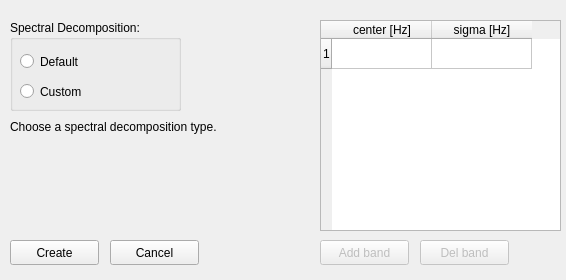
<?xml version="1.0" encoding="UTF-8"?>
<ui version="4.0">
 <class>Dialog</class>
 <widget class="QDialog" name="Dialog">
  <property name="enabled">
   <bool>true</bool>
  </property>
  <property name="geometry">
   <rect>
    <x>0</x>
    <y>0</y>
    <width>566</width>
    <height>280</height>
   </rect>
  </property>
  <property name="sizePolicy">
   <sizepolicy hsizetype="MinimumExpanding" vsizetype="MinimumExpanding">
    <horstretch>0</horstretch>
    <verstretch>0</verstretch>
   </sizepolicy>
  </property>
  <property name="windowTitle">
   <string>Dialog</string>
  </property>
  <property name="sizeGripEnabled">
   <bool>false</bool>
  </property>
  <widget class="QGroupBox" name="groupBox">
   <property name="geometry">
    <rect>
     <x>10</x>
     <y>20</y>
     <width>171</width>
     <height>91</height>
    </rect>
   </property>
   <property name="title">
    <string>Spectral Decomposition:</string>
   </property>
   <property name="flat">
    <bool>false</bool>
   </property>
   <property name="checkable">
    <bool>false</bool>
   </property>
   <widget class="QRadioButton" name="radioButton_1">
    <property name="geometry">
     <rect>
      <x>10</x>
      <y>30</y>
      <width>112</width>
      <height>23</height>
     </rect>
    </property>
    <property name="text">
     <string>Default</string>
    </property>
   </widget>
   <widget class="QRadioButton" name="radioButton_2">
    <property name="geometry">
     <rect>
      <x>10</x>
      <y>60</y>
      <width>112</width>
      <height>23</height>
     </rect>
    </property>
    <property name="text">
     <string>Custom</string>
    </property>
   </widget>
  </widget>
  <widget class="QTableWidget" name="tableWidget">
   <property name="geometry">
    <rect>
     <x>320</x>
     <y>20</y>
     <width>241</width>
     <height>211</height>
    </rect>
   </property>
   <property name="sizePolicy">
    <sizepolicy hsizetype="MinimumExpanding" vsizetype="MinimumExpanding">
     <horstretch>0</horstretch>
     <verstretch>0</verstretch>
    </sizepolicy>
   </property>
   <property name="frameShape">
    <enum>QFrame::StyledPanel</enum>
   </property>
   <property name="frameShadow">
    <enum>QFrame::Sunken</enum>
   </property>
   <property name="sizeAdjustPolicy">
    <enum>QAbstractScrollArea::AdjustIgnored</enum>
   </property>
   <property name="editTriggers">
    <set>QAbstractItemView::NoEditTriggers</set>
   </property>
   <property name="tabKeyNavigation">
    <bool>false</bool>
   </property>
   <property name="showDropIndicator" stdset="0">
    <bool>false</bool>
   </property>
   <property name="showGrid">
    <bool>true</bool>
   </property>
   <property name="cornerButtonEnabled">
    <bool>true</bool>
   </property>
   <property name="rowCount">
    <number>1</number>
   </property>
   <property name="columnCount">
    <number>2</number>
   </property>
   <attribute name="verticalHeaderHighlightSections">
    <bool>true</bool>
   </attribute>
   <row/>
   <column>
    <property name="text">
     <string>center [Hz]</string>
    </property>
   </column>
   <column>
    <property name="text">
     <string>sigma [Hz]</string>
    </property>
   </column>
  </widget>
  <widget class="QLabel" name="label_1">
   <property name="geometry">
    <rect>
     <x>10</x>
     <y>120</y>
     <width>301</width>
     <height>111</height>
    </rect>
   </property>
   <property name="text">
    <string>Choose a spectral decomposition type. </string>
   </property>
   <property name="alignment">
    <set>Qt::AlignLeading|Qt::AlignLeft|Qt::AlignTop</set>
   </property>
   <property name="wordWrap">
    <bool>true</bool>
   </property>
   <property name="indent">
    <number>0</number>
   </property>
  </widget>
  <widget class="QPushButton" name="pushButton_1">
   <property name="enabled">
    <bool>false</bool>
   </property>
   <property name="geometry">
    <rect>
     <x>320</x>
     <y>240</y>
     <width>89</width>
     <height>25</height>
    </rect>
   </property>
   <property name="text">
    <string>Add band</string>
   </property>
  </widget>
  <widget class="QPushButton" name="pushButton_2">
   <property name="enabled">
    <bool>false</bool>
   </property>
   <property name="geometry">
    <rect>
     <x>420</x>
     <y>240</y>
     <width>89</width>
     <height>25</height>
    </rect>
   </property>
   <property name="text">
    <string>Del band</string>
   </property>
  </widget>
  <widget class="QPushButton" name="runButton">
   <property name="geometry">
    <rect>
     <x>10</x>
     <y>240</y>
     <width>89</width>
     <height>25</height>
    </rect>
   </property>
   <property name="text">
    <string>Create</string>
   </property>
  </widget>
  <widget class="QPushButton" name="cancelButton">
   <property name="geometry">
    <rect>
     <x>110</x>
     <y>240</y>
     <width>89</width>
     <height>25</height>
    </rect>
   </property>
   <property name="text">
    <string>Cancel</string>
   </property>
  </widget>
 </widget>
 <resources/>
 <connections/>
</ui>
